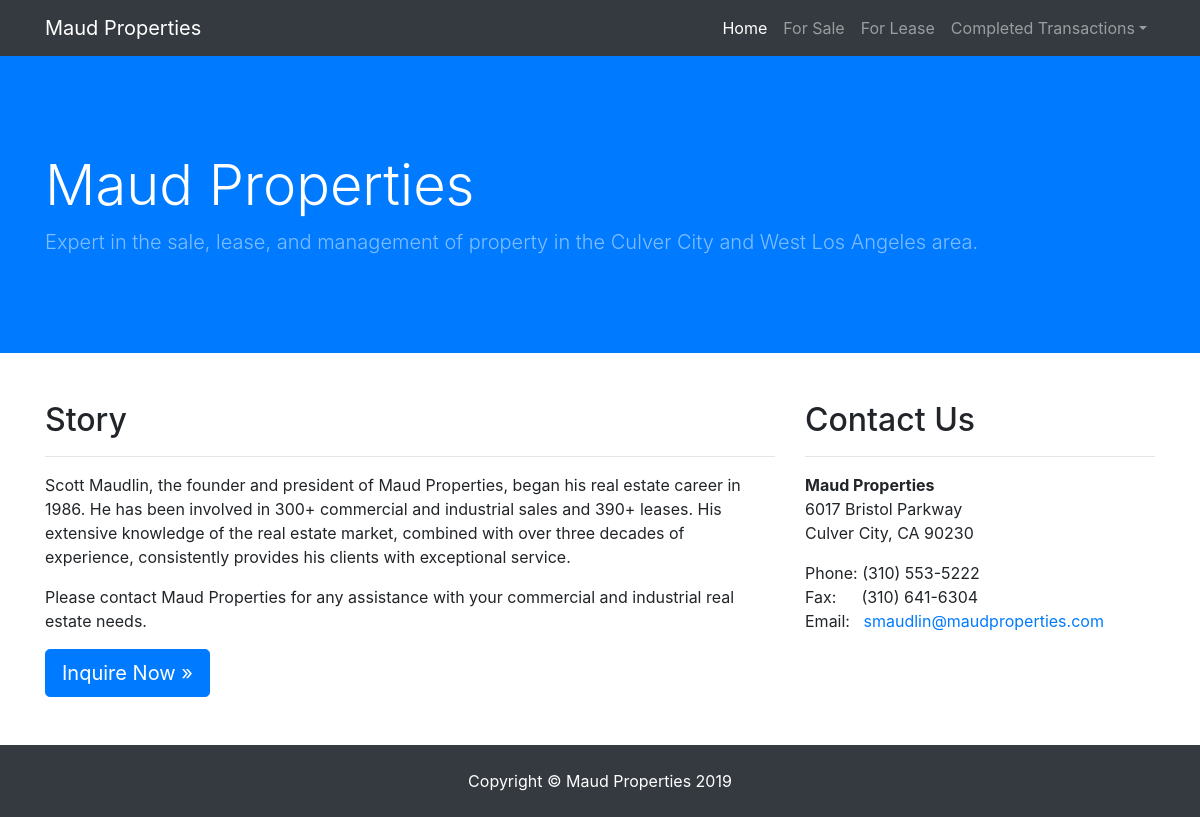
Before: / with the older database file.
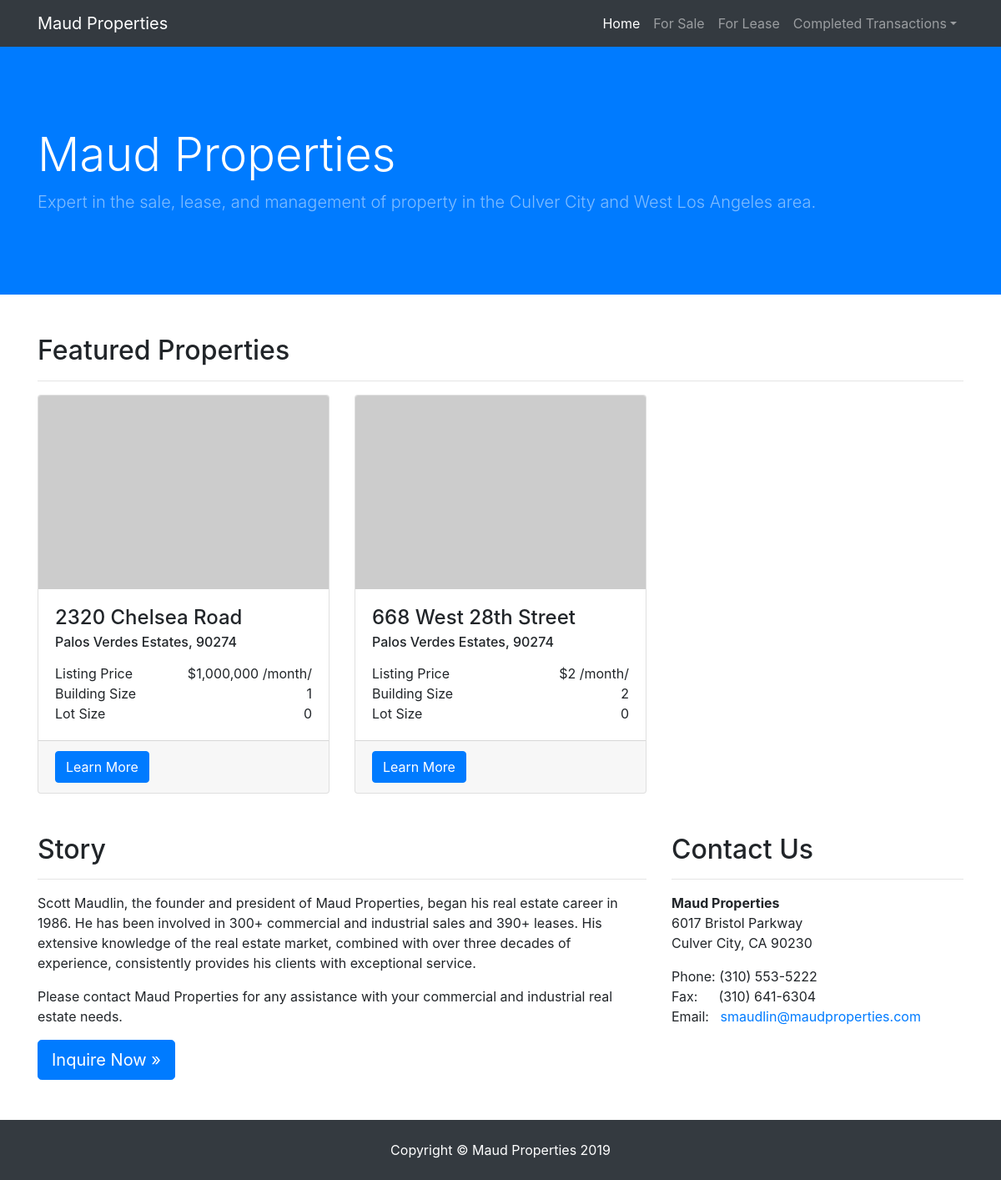
After: the same page with the newer database file.
### sale/models.py (models this page shows)
class Listing(models.Model):
    address = models.CharField(max_length=200)
    city = models.CharField(max_length=50, default='Culver City')
    zipcode = models.DecimalField(max_digits=5, decimal_places=0, default=0)
    longitude = models.DecimalField(max_digits=10, decimal_places=7, default=0)
    latitude = models.DecimalField(max_digits=10, decimal_places=7, default=0)
    price = models.IntegerField(default=0)
    lot_size = models.IntegerField(default=0, blank=True)
    building_size = models.IntegerField(default=0)
    completed = models.BooleanField(default=False)
    in_escrow = models.BooleanField(default=False)
    description = models.CharField(max_length=400)
    main_image = models.ImageField(upload_to='images')
    flier = models.FileField(upload_to='fliers')
    class Meta:
        abstract=True

class Sale(Listing):
    in_escrow = models.BooleanField(default=False)
    featured = models.BooleanField(default=False)

### home/views.py (the view)
# urls.py: path('', views.index, name='index'),
def index(request):
    template = 'home/index.html'
    sales = Sale.objects.filter(featured=True)
    title = 'Featured Property' if  sales.count() < 2 else 'Featured Properties'
    context = {
        'featured_properties': sales,
        'title': title
    }
    return render(request, template, context)

### home/templates/home/index.html (shortened to what this page needs)
<!DOCTYPE html>
<html lang="en">
<head>
  <link href="https://stackpath.bootstrapcdn.com/bootstrap/4.3.1/css/bootstrap.min.css" rel="stylesheet">
  {% load static %}
  <link href="{% static "home/main.css"%}" rel="stylesheet">
  {% load humanize %}
</head>
<body>
  <div id="nav-placeholder">
    {% include "home/nav.html" with active_tab='Home' %}
  </div>
  <header class="bg-primary py-5 mb-5">
    <div class="container h-100">
      <div class="row h-100 align-items-center">
        <div class="col-lg-12">
          <h1 class="display-4 text-white mt-5 mb-2">Maud Properties</h1>
          <p class="lead mb-5 text-white-50">Expert in the sale, lease, and management of property in the Culver City and West Los Angeles area.</p>
        </div>
      </div>
    </div>
  </header>
  <div class="container">
    {% if featured_properties|length > 0 %}
      <h2>{{title}}</h2>
      <hr>
      <div class="row">
        {% for prop in featured_properties %}
        <div class="col-md-4 mb-5">
          <div class="card h-100">
          <img class="card-img-top" src="http://placehold.it/300x200" alt="">
          <div class="card-body">
            <h4 class="card-title">{{prop.address}}</h4>
            <h6 class="card-subtitle" style="margin-bottom: 15px;">{{prop.city}}, {{prop.zipcode}}</h6>
            <span class="card-text">Listing Price</span>
            <span class="card-text" style="float: right">${{prop.price|intcomma}} {% if not sale %}/month/{{prop.lease_type}}{% endif %}</span>
            <br>
            <span class="card-text">Building Size</span>
            <span class="card-text" style="float: right">{{prop.building_size|intcomma}}</span>
            <br>
            <span class="card-text">Lot Size</span>
            <span class="card-text" style="float: right">{{prop.lot_size|intcomma}}</span>
          </div>
          <div class="card-footer">
            <a href="{{prop.id}}" class="btn btn-primary">Learn More</a>
          </div>
          </div>
        </div>
        {% endfor %}
      </div>
    {% endif %}
    <div class="row">
      <div class="col-md-8 mb-5">
        <h2>Story</h2>
        <hr>
        <p>Scott Maudlin, the founder and president of Maud Properties, began his real estate career in 1986. He has been involved in 300+ commercial and industrial sales and 390+ leases. His extensive knowledge of the real estate market, combined with over three decades of experience, consistently provides his clients with exceptional service.</p>
        <p>Please contact Maud Properties for any assistance with your commercial and industrial real estate needs.</p>
        <a class="btn btn-primary btn-lg" href="mailto:smaudlin@maudproperties.com">Inquire Now &raquo;</a>
      </div>
      <div class="col-md-4 mb-5">
        <h2>Contact Us</h2>
        <hr>
        <address>
          <strong>Maud Properties</strong>
          <br>6017 Bristol Parkway
          <br>Culver City, CA 90230
          <br>
        </address>
        <address>
          <span title="Phone">Phone:</span>
          (310) 553-5222
          <br>
          <span title="Phone">Fax: &emsp; </span>
          (310) 641-6304
          <br>
          <span title="Email">Email: &nbsp;</span>
          <a href="mailto:#">smaudlin@maudproperties.com</a>
        </address>
      </div>
    </div>
  </div>
  <div id="nav-placeholder">
    {% include "home/foot.html" %}
  </div>
</body>
</html>

Changed rows visible on the page:
now on this page (row edited): Sale: address "2320 Chelsea Road", city "Palos Verdes Estates", zipcode "90274", price "1,000,000", building_size "1", lot_size "0"
now on this page (row edited): Sale: address "668 West 28th Street", city "Palos Verdes Estates", zipcode "90274", price "2", building_size "2", lot_size "0"
Other visible differences:
{{ title }}: (not shown) → "Featured Properties"
